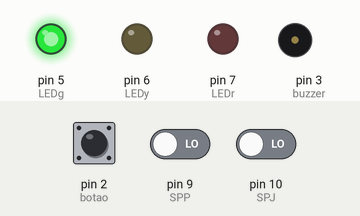
Recording of a sketch running on a simulated Arduino Uno, built with avr-gcc and run on an emulated ATmega328P. On the bench: output pins drawn as LEDs (lit = HIGH), buzzer (waves = sounding). Inputs (shaded band) come from the test bench; at power-on: pin 2 (botao) HIGH, pin 9 (SPP) LOW, pin 10 (SPJ) LOW.

Above: at 1.2 s.
1.3 s: pin 2 (botao) pulled LOW for 0.15 s
At 2.5 s:
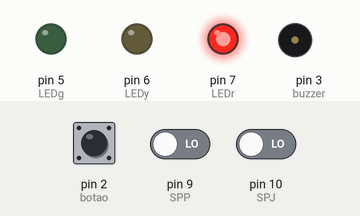
2.9 s: pin 2 (botao) pulled LOW for 1 s
At 3.7 s:
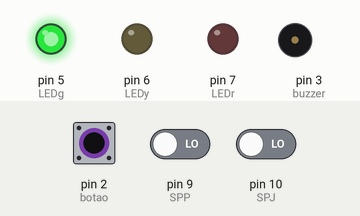
5.4 s: pin 2 (botao) pulled LOW for 3.2 s
At 6.8 s:
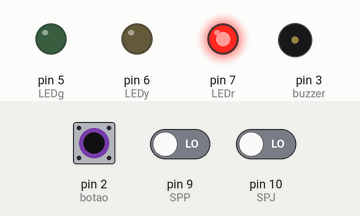
10.1 s: pin 2 (botao) driven LOW and pin 9 (SPP) driven HIGH
At 13.4 s:
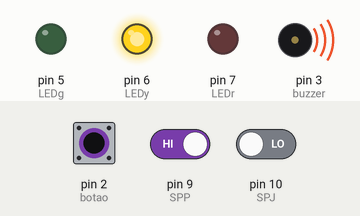
Timing chart, 0 to 17.1 s (numbered marks = the images above; inputs shaded):
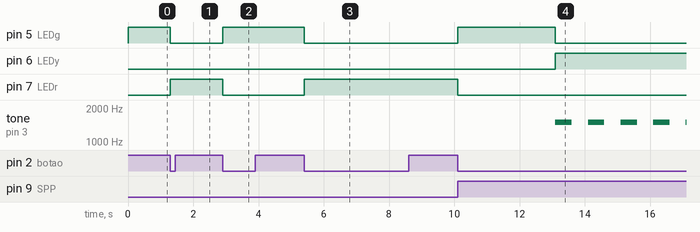

The sketch:

Tarefa_1c_-_Exp_3_-_IECA.ino
```cpp
// Tarefa 1C experimento 3 IECA
// Aluna Victória Clelia de Medeiros

// Definindo as constantes (pinos do arduino)
const int botao = 2;
const int LEDg = 5;
const int LEDy = 6;
const int LEDr = 7;
const int SPP = 9;
const int SPJ = 10;
const int buzzer = 3;

// Definindo as variáveis
int modo = 1; // Começa ligado o modo do LED
float tempoa = millis(); // Começa o tempo em que o arduino liga
float tempob; // Apenas declarando tempob

// Definindo entradas e saídas
void setup() {
  pinMode(botao,INPUT);
  pinMode(SPP,INPUT);
  pinMode(SPJ,INPUT);
  pinMode(LEDg,OUTPUT);
  pinMode(LEDy,OUTPUT);
  pinMode(LEDr,OUTPUT);
  pinMode(buzzer,OUTPUT);
}

void loop() {
 if (modo == 1) // Se o modo estiver ligado
{
  digitalWrite(LEDg,HIGH); // LED verde aceso
  digitalWrite(LEDy,LOW);
  digitalWrite(LEDr,LOW);

  if (digitalRead(SPJ) == HIGH) // Se o sensor da janela foi acionado
  {
    modo = 2; // Vai para o modo alerta diretamente.
  }

  if ((digitalRead(SPP) == HIGH) && (digitalRead(botao) == LOW))  // Se o sensor da porta for acionado e o botão desliga não for pressionado ...
    {
      tempob = (millis() - tempoa); // Tempob vai ser a diferença do tempo a partir desse ponto e o inicial
      while (millis() - tempob < 3000) // Enquanto o tempo desde que o sensor da porta foi acionado e o botão desliga não foi pressionado for menor que 3s...
      {
          if ((digitalRead(SPJ) == HIGH))// Se o sensor da janela for acionado
              {
                modo = 2;// Vai para o modo alerta, independentemente se o sensor da porta estiver acionado durantes esses 3s
              break; // Força a saída do modo alerta do sensor da janela do while
              }
      }
      modo = 2; // Quando o tempo de não pressionar o botão desliga e o sensor da porta acionado for maior que 3s ele passa ao modo alerta.
    }
 }

if (modo == 2)// Se estiver no modo alerta
{
  digitalWrite(LEDg,LOW);
  digitalWrite(LEDy,HIGH); // LED amarelo ligado
  digitalWrite(LEDr,LOW);
  tone(buzzer,1500); // Define o buzzer no modo alerta
  delay(500);
  noTone(buzzer);
  delay(500);
}

if (modo == 3)// Se o modo desligado
{
  digitalWrite(LEDg,LOW);
  digitalWrite(LEDy,LOW);
  digitalWrite(LEDr,HIGH); // LED vermelho ligado
}

// A partir daqui é a configuração da mudança de modos conforme botão LIGA/DESLIGA é apertado

if ((digitalRead(botao) == HIGH) && (modo == 2)) // Se estiver no modo alerta e apertar o botão...
{
  while (digitalRead(botao) == HIGH)// Enquanto estiver pressionando o botão nada acontece
  {
      }
  modo = 3; // O modo muda para desligado
}

if (digitalRead(botao) == HIGH && (modo == 3)) // Se estiver no modo desligado e apertar o botao...
{
  while (digitalRead(botao) == HIGH) // Enquanto estiver com o botao apertado nada acontece.
  {
      }
  modo = 1; // O modo muda para 1 para voltar ao modo ligado
}

if (digitalRead(botao) == HIGH && (modo == 1)) // Se estiver no modo ligado e apertar o botao...
{
  while (digitalRead(botao) == HIGH) // Enquanto estiver com o botao apertado nada acontece.
  {
      }
  modo = 3; // O modo muda para 3, desligado, caso queira desligar o alarme
}

}
```

Measured:
- after the input at 1.3 s, pin 5 (LEDg): HIGH → LOW at once; pin 7 (LEDr): LOW → HIGH at once
- after the input at 2.9 s, pin 5 (LEDg): LOW → HIGH at once; pin 7 (LEDr): HIGH → LOW at once
- after the input at 5.4 s, pin 5 (LEDg): HIGH → LOW at once; pin 7 (LEDr): LOW → HIGH at once
- after the input at 10.1 s, pin 5 (LEDg): LOW → HIGH at once, → LOW 3.0 s later; pin 6 (LEDy): LOW → HIGH after 3.0 s; pin 7 (LEDr): HIGH → LOW at once; tone on pin 3 (buzzer): alternates 1500 Hz for 0.50 s and silent for 0.50 s, starting after 3.0 s
